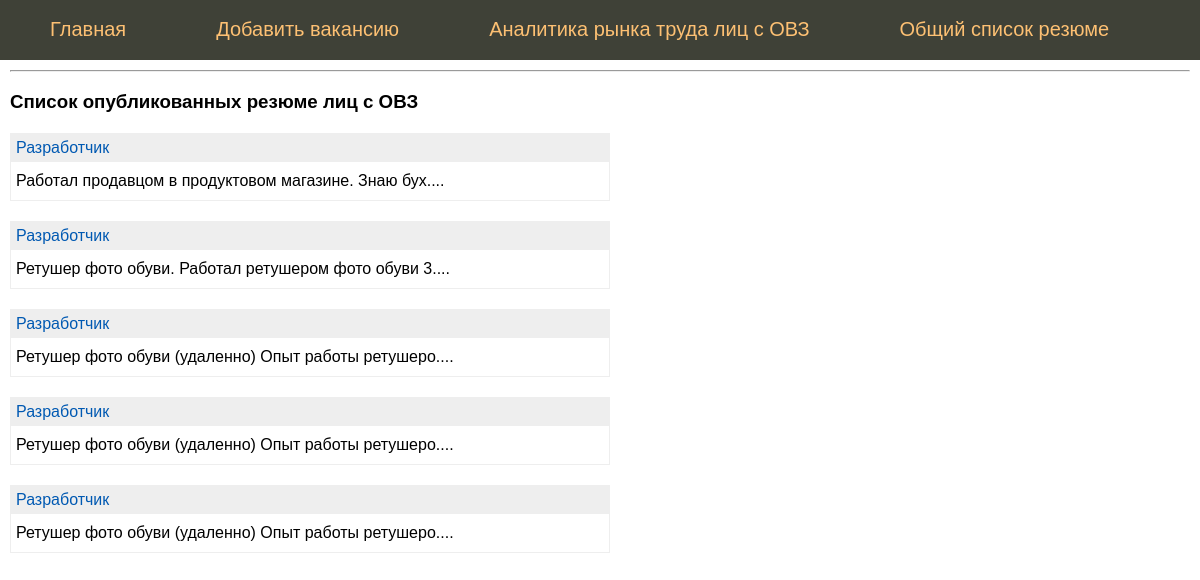
The app's page /resume_list with its own data.
### tables this page shows
CREATE TABLE mainmenu (
id integer PRIMARY KEY AUTOINCREMENT,
title text NOT NULL,
url text NOT NULL
);

CREATE TABLE "resume" (
	"id"	INTEGER NOT NULL UNIQUE,
	"age"	INTEGER NOT NULL,
	"gender"	TEXT NOT NULL,
	"city"	TEXT NOT NULL,
	"education_level"	TEXT NOT NULL,
	"profession"	TEXT NOT NULL,
	"restriction_type"	TEXT NOT NULL,
	"description"	TEXT NOT NULL,
	"desired_salary"	INTEGER,
	"sending_date_month"	TEXT,
	"schedule"	TEXT,
	"resume_type"	TEXT,
	"resume_vector"	TEXT,
	PRIMARY KEY("id" AUTOINCREMENT)
);

### flsite.py (the view)
@app.route("/resume_list")
def resumeList():
    db = get_db()
    dbase = FDataBase(db)
    return render_template('resume_list.html',
                           menu=dbase.getMenu(),
                           resume=dbase.getResumeAnonce())

### FDataBase.py (called while the page is built)
    def getMenu(self):
        sql = '''SELECT * FROM mainmenu'''
        try:
            self.__cur.execute(sql)
            res = self.__cur.fetchall()
            if res: return res
        except:
            print("Ошибка чтения из БД")
        return []

    def getResumeAnonce(self):
        try:
            self.__cur.execute(f"SELECT id, profession, description FROM resume")
            res = self.__cur.fetchall()
            if res: return res
        except sqlite3.Error as e:
            print("Ошибка получения вакансии из БД "+str(e))
        return []

### flsite.py (called while the page is built)
def connect_db():
    conn = sqlite3.connect(app.config['DATABASE'])
    conn.row_factory = sqlite3.Row # Записи из БД представлены не в виде кортежей, а в виде словаря
    return conn

def get_db():
    if not hasattr(g, 'link_db'):
        g.link_db = connect_db()
    return g.link_db

### templates/resume_list.html
{% extends 'base.html' %}
{% block content %}
{{ super() }}
<hr>
<h3>Список опубликованных резюме лиц с ОВЗ</h3>
<ul class="list-posts">
{% for p in resume %}
<li>
<p class="title"><a href="{{ url_for('showResume', id_resume=p.id)}}">{{p.profession}}</a></p>
<p class="annonce">{{ p.description[:50] | striptags  }}....</p>
</li>
{% endfor %}
</ul>
{% endblock %}

### templates/base.html (shortened to what this page needs)
<!DOCTYPE html>
<html>
<head>
</head>
<body>
{% block content %}
	{% block mainmenu %}
		<ul class="mainmenu">
			{% for p in menu %}
			<li><a href="{{p.url}}">{{p.title}}</a></li>
			{% endfor %}
		</ul>
	{% endblock mainmenu %}
	<div class="content">
{% endblock %}
</div>
</body>
</html>

### templates/base.html (style rules this page uses)
html, body { font-family: 'Arial'; margin: 0; padding 0; height: 100%; width: 100%; }
a { color: #0059b2; text-decoration: none; }
ul.mainmenu { list-style: none; background: #3F4137; height: 60px; margin: 0; padding: 0; color: #fdc073; font-size: 20px; overflow: hidden; }
ul.mainmenu li { float: left; margin: 18px 40px 0 50px; }
ul.mainmenu li a { color: #fdc073; text-decoration: none; }
div.content { margin: 10px; }
ul.list-posts { list-style: none; margin: 0; padding: 0; max-width: 600px; }
ul.list-posts li { margin: 20px 0 0 0; border: 1px solid #eee; }
ul.list-posts .title { margin: 0; padding: 5px; background: #eee; }
ul.list-posts .annonce { margin: 0; padding: 10px 5px 10px 5px; }

### records on screen
mainmenu: title "Главная"
mainmenu: title "Добавить вакансию"
mainmenu: title "Аналитика рынка труда лиц с ОВЗ"
mainmenu: title "Общий список резюме"
resume: profession "Разработчик", description "Работал продавцом в продуктовом магазине. Знаю бух"
resume: profession "Разработчик", description "Ретушер фото обуви. Работал ретушером фото обуви 3"
resume: profession "Разработчик", description "Ретушер фото обуви (удаленно) Опыт работы ретушеро"
resume: profession "Разработчик", description "Ретушер фото обуви (удаленно) Опыт работы ретушеро"
resume: profession "Разработчик", description "Ретушер фото обуви (удаленно) Опыт работы ретушеро"
